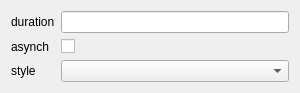
<?xml version="1.0" encoding="UTF-8"?>
<ui version="4.0">
 <class>CEosCommandWidgetTimer</class>
 <widget class="QWidget" name="CEosCommandWidgetTimer">
  <property name="geometry">
   <rect>
    <x>0</x>
    <y>0</y>
    <width>300</width>
    <height>83</height>
   </rect>
  </property>
  <property name="windowTitle">
   <string>Form</string>
  </property>
  <layout class="QFormLayout" name="formLayout">
   <item row="0" column="0">
    <widget class="QLabel" name="label_5">
     <property name="text">
      <string>duration</string>
     </property>
    </widget>
   </item>
   <item row="0" column="1">
    <widget class="QLineEdit" name="pDurationLineEdit">
     <property name="text">
      <string/>
     </property>
    </widget>
   </item>
   <item row="1" column="0">
    <widget class="QLabel" name="label_4">
     <property name="text">
      <string>asynch</string>
     </property>
    </widget>
   </item>
   <item row="1" column="1">
    <widget class="QCheckBox" name="pAsynchCheckBox">
     <property name="text">
      <string/>
     </property>
    </widget>
   </item>
   <item row="2" column="0">
    <widget class="QLabel" name="label_2">
     <property name="text">
      <string>style</string>
     </property>
    </widget>
   </item>
   <item row="2" column="1">
    <widget class="QComboBox" name="pStyleComboBox"/>
   </item>
  </layout>
 </widget>
 <resources/>
 <connections/>
</ui>
